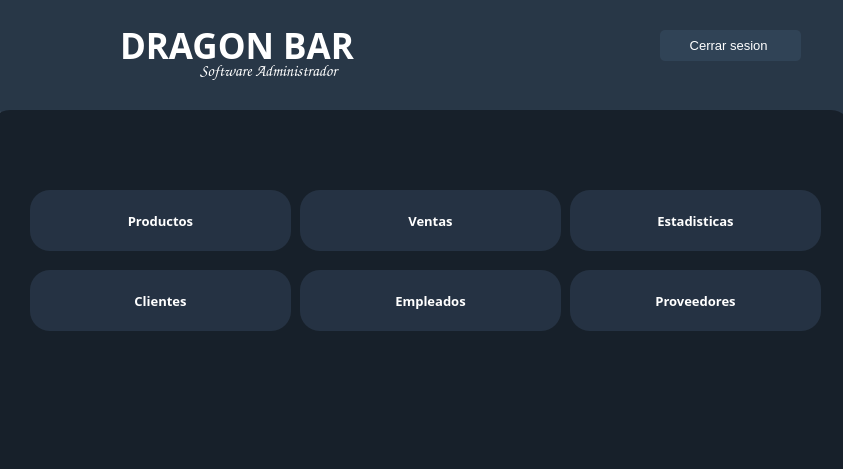
<?xml version="1.0" encoding="UTF-8"?>
<ui version="4.0">
 <class>Main</class>
 <widget class="QMainWindow" name="Main">
  <property name="geometry">
   <rect>
    <x>0</x>
    <y>0</y>
    <width>843</width>
    <height>469</height>
   </rect>
  </property>
  <property name="windowTitle">
   <string>DRAGON BAR</string>
  </property>
  <property name="windowIcon">
   <iconset>
    <normaloff>Icons/DRAGONN.ico</normaloff>Icons/DRAGONN.ico</iconset>
  </property>
  <property name="layoutDirection">
   <enum>Qt::LeftToRight</enum>
  </property>
  <property name="autoFillBackground">
   <bool>false</bool>
  </property>
  <property name="styleSheet">
   <string notr="true"/>
  </property>
  <widget class="QWidget" name="centralwidget">
   <property name="enabled">
    <bool>true</bool>
   </property>
   <property name="maximumSize">
    <size>
     <width>16777215</width>
     <height>16777215</height>
    </size>
   </property>
   <property name="autoFillBackground">
    <bool>false</bool>
   </property>
   <property name="styleSheet">
    <string notr="true"/>
   </property>
   <widget class="QFrame" name="frame">
    <property name="geometry">
     <rect>
      <x>0</x>
      <y>-10</y>
      <width>861</width>
      <height>141</height>
     </rect>
    </property>
    <property name="font">
     <font>
      <family>Arial Black</family>
      <pointsize>36</pointsize>
      <weight>75</weight>
      <bold>true</bold>
     </font>
    </property>
    <property name="styleSheet">
     <string notr="true">background-color:rgb(40, 55, 71);
border-radius:20px;
</string>
    </property>
    <property name="frameShape">
     <enum>QFrame::StyledPanel</enum>
    </property>
    <property name="frameShadow">
     <enum>QFrame::Raised</enum>
    </property>
    <widget class="QPushButton" name="boton_cerrar">
     <property name="geometry">
      <rect>
       <x>660</x>
       <y>40</y>
       <width>141</width>
       <height>31</height>
      </rect>
     </property>
     <property name="font">
      <font>
       <family>Yu Gothic UI</family>
       <pointsize>10</pointsize>
       <weight>50</weight>
       <bold>false</bold>
      </font>
     </property>
     <property name="cursor">
      <cursorShape>PointingHandCursor</cursorShape>
     </property>
     <property name="contextMenuPolicy">
      <enum>Qt::DefaultContextMenu</enum>
     </property>
     <property name="layoutDirection">
      <enum>Qt::LeftToRight</enum>
     </property>
     <property name="styleSheet">
      <string notr="true">background-color:rgb(48, 67, 86);color:white;
border-radius:5px;</string>
     </property>
     <property name="text">
      <string>Cerrar sesion </string>
     </property>
     <property name="icon">
      <iconset>
       <normaloff>:/Icons/Icons/circulo-cruzado.ico</normaloff>:/Icons/Icons/circulo-cruzado.ico</iconset>
     </property>
     <property name="iconSize">
      <size>
       <width>15</width>
       <height>15</height>
      </size>
     </property>
     <property name="flat">
      <bool>false</bool>
     </property>
    </widget>
    <widget class="QLabel" name="label_logo">
     <property name="geometry">
      <rect>
       <x>-10</x>
       <y>0</y>
       <width>131</width>
       <height>91</height>
      </rect>
     </property>
     <property name="font">
      <font>
       <family>Segoe UI Black</family>
       <pointsize>16</pointsize>
       <weight>75</weight>
       <bold>true</bold>
      </font>
     </property>
     <property name="layoutDirection">
      <enum>Qt::LeftToRight</enum>
     </property>
     <property name="styleSheet">
      <string notr="true">border-radius:5px;
color:white</string>
     </property>
     <property name="text">
      <string/>
     </property>
     <property name="textFormat">
      <enum>Qt::AutoText</enum>
     </property>
     <property name="pixmap">
      <pixmap>Icons/DRAGONN.ico</pixmap>
     </property>
     <property name="alignment">
      <set>Qt::AlignLeading|Qt::AlignLeft|Qt::AlignVCenter</set>
     </property>
    </widget>
    <widget class="QLabel" name="label_usuario_2">
     <property name="geometry">
      <rect>
       <x>200</x>
       <y>70</y>
       <width>191</width>
       <height>21</height>
      </rect>
     </property>
     <property name="font">
      <font>
       <family>Comic Sans MS</family>
       <pointsize>12</pointsize>
       <weight>50</weight>
       <bold>false</bold>
      </font>
     </property>
     <property name="styleSheet">
      <string notr="true">color:white;
border-radius:5px;</string>
     </property>
     <property name="text">
      <string>Software Administrador</string>
     </property>
    </widget>
    <widget class="QLabel" name="label_2">
     <property name="geometry">
      <rect>
       <x>120</x>
       <y>30</y>
       <width>271</width>
       <height>51</height>
      </rect>
     </property>
     <property name="font">
      <font>
       <family>Arial Black</family>
       <pointsize>26</pointsize>
       <weight>75</weight>
       <bold>true</bold>
      </font>
     </property>
     <property name="styleSheet">
      <string notr="true">color:white;</string>
     </property>
     <property name="text">
      <string>DRAGON BAR</string>
     </property>
    </widget>
    <zorder>boton_cerrar</zorder>
    <zorder>label_logo</zorder>
    <zorder>label_2</zorder>
    <zorder>label_usuario_2</zorder>
   </widget>
   <widget class="QFrame" name="frame_2">
    <property name="geometry">
     <rect>
      <x>-10</x>
      <y>110</y>
      <width>861</width>
      <height>371</height>
     </rect>
    </property>
    <property name="mouseTracking">
     <bool>false</bool>
    </property>
    <property name="styleSheet">
     <string notr="true">background-color:rgb(23, 32, 42);
border-radius:20px;</string>
    </property>
    <property name="frameShape">
     <enum>QFrame::StyledPanel</enum>
    </property>
    <property name="frameShadow">
     <enum>QFrame::Raised</enum>
    </property>
    <widget class="QPushButton" name="boton_ventas">
     <property name="geometry">
      <rect>
       <x>310</x>
       <y>80</y>
       <width>261</width>
       <height>61</height>
      </rect>
     </property>
     <property name="font">
      <font>
       <family>Arial Black</family>
       <pointsize>10</pointsize>
       <weight>75</weight>
       <bold>true</bold>
      </font>
     </property>
     <property name="cursor">
      <cursorShape>PointingHandCursor</cursorShape>
     </property>
     <property name="styleSheet">
      <string notr="true">QPushButton{
background-color:rgb(37, 50, 67);
color:white;
}

QPushButton:hover{
background-color:rgb(159, 159, 159);

}
 </string>
     </property>
     <property name="text">
      <string>Ventas</string>
     </property>
     <property name="icon">
      <iconset>
       <normaloff>Icons/carro-de-la-compra.ico</normaloff>Icons/carro-de-la-compra.ico</iconset>
     </property>
     <property name="iconSize">
      <size>
       <width>30</width>
       <height>30</height>
      </size>
     </property>
    </widget>
    <widget class="QPushButton" name="boton_productos">
     <property name="geometry">
      <rect>
       <x>40</x>
       <y>80</y>
       <width>261</width>
       <height>61</height>
      </rect>
     </property>
     <property name="font">
      <font>
       <family>Arial Black</family>
       <pointsize>10</pointsize>
       <weight>75</weight>
       <bold>true</bold>
      </font>
     </property>
     <property name="cursor">
      <cursorShape>PointingHandCursor</cursorShape>
     </property>
     <property name="styleSheet">
      <string notr="true">QPushButton{
background-color:rgb(37, 50, 67);
color:white;
}

QPushButton:hover{
background-color:rgb(159, 159, 159);

}


</string>
     </property>
     <property name="text">
      <string>Productos</string>
     </property>
     <property name="icon">
      <iconset>
       <normaloff>Icons/tienda.ico</normaloff>Icons/tienda.ico</iconset>
     </property>
     <property name="iconSize">
      <size>
       <width>30</width>
       <height>30</height>
      </size>
     </property>
    </widget>
    <widget class="QPushButton" name="boton_emp">
     <property name="geometry">
      <rect>
       <x>310</x>
       <y>160</y>
       <width>261</width>
       <height>61</height>
      </rect>
     </property>
     <property name="font">
      <font>
       <family>Arial Black</family>
       <pointsize>10</pointsize>
       <weight>75</weight>
       <bold>true</bold>
      </font>
     </property>
     <property name="cursor">
      <cursorShape>PointingHandCursor</cursorShape>
     </property>
     <property name="styleSheet">
      <string notr="true">QPushButton{
background-color:rgb(37, 50, 67);
color:white;
}

QPushButton:hover{
background-color:rgb(159, 159, 159);

}</string>
     </property>
     <property name="text">
      <string>Empleados</string>
     </property>
     <property name="icon">
      <iconset>
       <normaloff>Icons/directorio.ico</normaloff>Icons/directorio.ico</iconset>
     </property>
     <property name="iconSize">
      <size>
       <width>30</width>
       <height>30</height>
      </size>
     </property>
    </widget>
    <widget class="QPushButton" name="boton_clientes">
     <property name="geometry">
      <rect>
       <x>40</x>
       <y>160</y>
       <width>261</width>
       <height>61</height>
      </rect>
     </property>
     <property name="font">
      <font>
       <family>Arial Black</family>
       <pointsize>10</pointsize>
       <weight>75</weight>
       <bold>true</bold>
      </font>
     </property>
     <property name="cursor">
      <cursorShape>PointingHandCursor</cursorShape>
     </property>
     <property name="styleSheet">
      <string notr="true">QPushButton{
background-color:rgb(37, 50, 67);
color:white;
}

QPushButton:hover{
background-color:rgb(159, 159, 159);

}
</string>
     </property>
     <property name="text">
      <string>Clientes</string>
     </property>
     <property name="icon">
      <iconset>
       <normaloff>Icons/retrato.ico</normaloff>Icons/retrato.ico</iconset>
     </property>
     <property name="iconSize">
      <size>
       <width>30</width>
       <height>30</height>
      </size>
     </property>
    </widget>
    <widget class="QPushButton" name="boton_est">
     <property name="geometry">
      <rect>
       <x>580</x>
       <y>80</y>
       <width>251</width>
       <height>61</height>
      </rect>
     </property>
     <property name="font">
      <font>
       <family>Arial Black</family>
       <pointsize>10</pointsize>
       <weight>75</weight>
       <bold>true</bold>
      </font>
     </property>
     <property name="cursor">
      <cursorShape>PointingHandCursor</cursorShape>
     </property>
     <property name="styleSheet">
      <string notr="true">QPushButton{
background-color:rgb(37, 50, 67);
color:white;
}

QPushButton:hover{
background-color:rgb(159, 159, 159);

}</string>
     </property>
     <property name="text">
      <string>Estadisticas</string>
     </property>
     <property name="icon">
      <iconset>
       <normaloff>Icons/histograma-de-grafico.ico</normaloff>Icons/histograma-de-grafico.ico</iconset>
     </property>
     <property name="iconSize">
      <size>
       <width>30</width>
       <height>30</height>
      </size>
     </property>
    </widget>
    <widget class="QPushButton" name="boton_prov">
     <property name="geometry">
      <rect>
       <x>580</x>
       <y>160</y>
       <width>251</width>
       <height>61</height>
      </rect>
     </property>
     <property name="font">
      <font>
       <family>Arial Black</family>
       <pointsize>10</pointsize>
       <weight>75</weight>
       <bold>true</bold>
      </font>
     </property>
     <property name="cursor">
      <cursorShape>PointingHandCursor</cursorShape>
     </property>
     <property name="styleSheet">
      <string notr="true">QPushButton{
background-color:rgb(37, 50, 67);
color:white;
}

QPushButton:hover{
background-color:rgb(159, 159, 159);

}</string>
     </property>
     <property name="text">
      <string>Proveedores</string>
     </property>
     <property name="icon">
      <iconset>
       <normaloff>Icons/maletin.ico</normaloff>Icons/maletin.ico</iconset>
     </property>
     <property name="iconSize">
      <size>
       <width>30</width>
       <height>30</height>
      </size>
     </property>
    </widget>
    <widget class="QLabel" name="label">
     <property name="geometry">
      <rect>
       <x>350</x>
       <y>10</y>
       <width>181</width>
       <height>301</height>
      </rect>
     </property>
     <property name="text">
      <string/>
     </property>
     <property name="pixmap">
      <pixmap>Icons/DRAGON.ico</pixmap>
     </property>
    </widget>
    <zorder>label</zorder>
    <zorder>boton_ventas</zorder>
    <zorder>boton_productos</zorder>
    <zorder>boton_emp</zorder>
    <zorder>boton_clientes</zorder>
    <zorder>boton_est</zorder>
    <zorder>boton_prov</zorder>
   </widget>
  </widget>
 </widget>
 <resources/>
 <connections/>
</ui>
